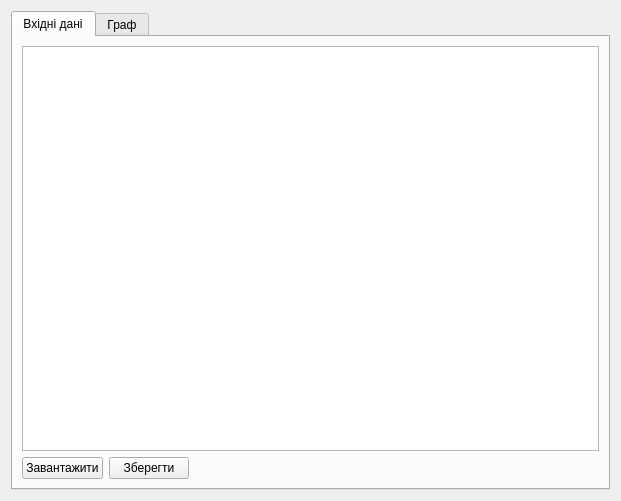
<?xml version="1.0" encoding="UTF-8"?>
<ui version="4.0">
 <class>Form</class>
 <widget class="QWidget" name="Form">
  <property name="geometry">
   <rect>
    <x>0</x>
    <y>0</y>
    <width>621</width>
    <height>501</height>
   </rect>
  </property>
  <property name="windowTitle">
   <string>Form1</string>
  </property>
  <layout class="QVBoxLayout" name="verticalLayout">
   <item>
    <widget class="QTabWidget" name="tabWidget">
     <property name="layoutDirection">
      <enum>Qt::LeftToRight</enum>
     </property>
     <property name="tabPosition">
      <enum>QTabWidget::North</enum>
     </property>
     <property name="currentIndex">
      <number>0</number>
     </property>
     <widget class="QWidget" name="tableTab">
      <attribute name="title">
       <string>Вхідні дані</string>
      </attribute>
      <layout class="QGridLayout" name="gridLayout_2">
       <item row="1" column="3">
        <spacer name="horizontalSpacer">
         <property name="orientation">
          <enum>Qt::Horizontal</enum>
         </property>
         <property name="sizeHint" stdset="0">
          <size>
           <width>297</width>
           <height>20</height>
          </size>
         </property>
        </spacer>
       </item>
       <item row="0" column="0" colspan="4">
        <widget class="QTableWidget" name="tableWidget">
         <property name="frameShape">
          <enum>QFrame::StyledPanel</enum>
         </property>
         <property name="sizeAdjustPolicy">
          <enum>QAbstractScrollArea::AdjustToContents</enum>
         </property>
         <property name="gridStyle">
          <enum>Qt::DotLine</enum>
         </property>
        </widget>
       </item>
       <item row="1" column="0">
        <widget class="QPushButton" name="importButton">
         <property name="text">
          <string>Завантажити</string>
         </property>
        </widget>
       </item>
       <item row="1" column="1">
        <widget class="QPushButton" name="saveButton">
         <property name="text">
          <string>Зберегти</string>
         </property>
        </widget>
       </item>
      </layout>
     </widget>
     <widget class="QWidget" name="tab_2">
      <attribute name="title">
       <string>Граф</string>
      </attribute>
      <widget class="QGroupBox" name="groupBox">
       <property name="geometry">
        <rect>
         <x>10</x>
         <y>330</y>
         <width>201</width>
         <height>91</height>
        </rect>
       </property>
       <property name="minimumSize">
        <size>
         <width>0</width>
         <height>91</height>
        </size>
       </property>
       <property name="maximumSize">
        <size>
         <width>16777215</width>
         <height>91</height>
        </size>
       </property>
       <property name="layoutDirection">
        <enum>Qt::LeftToRight</enum>
       </property>
       <property name="title">
        <string>Статистика</string>
       </property>
       <widget class="QLabel" name="label">
        <property name="geometry">
         <rect>
          <x>20</x>
          <y>20</y>
          <width>91</width>
          <height>31</height>
         </rect>
        </property>
        <property name="text">
         <string>Найбільше власне число:</string>
        </property>
        <property name="wordWrap">
         <bool>true</bool>
        </property>
       </widget>
       <widget class="QLabel" name="label_2">
        <property name="geometry">
         <rect>
          <x>20</x>
          <y>50</y>
          <width>91</width>
          <height>31</height>
         </rect>
        </property>
        <property name="text">
         <string>Кількість парних циклів:</string>
        </property>
        <property name="wordWrap">
         <bool>true</bool>
        </property>
       </widget>
       <widget class="QLineEdit" name="lambda_max">
        <property name="geometry">
         <rect>
          <x>130</x>
          <y>20</y>
          <width>61</width>
          <height>20</height>
         </rect>
        </property>
        <property name="sizePolicy">
         <sizepolicy hsizetype="Fixed" vsizetype="Fixed">
          <horstretch>0</horstretch>
          <verstretch>0</verstretch>
         </sizepolicy>
        </property>
       </widget>
       <widget class="QLineEdit" name="cycle_pair">
        <property name="geometry">
         <rect>
          <x>130</x>
          <y>50</y>
          <width>61</width>
          <height>20</height>
         </rect>
        </property>
        <property name="sizePolicy">
         <sizepolicy hsizetype="Fixed" vsizetype="Fixed">
          <horstretch>0</horstretch>
          <verstretch>0</verstretch>
         </sizepolicy>
        </property>
       </widget>
      </widget>
      <widget class="QScrollArea" name="scrollArea">
       <property name="geometry">
        <rect>
         <x>10</x>
         <y>10</y>
         <width>571</width>
         <height>311</height>
        </rect>
       </property>
       <property name="minimumSize">
        <size>
         <width>571</width>
         <height>311</height>
        </size>
       </property>
       <property name="maximumSize">
        <size>
         <width>571</width>
         <height>311</height>
        </size>
       </property>
       <property name="widgetResizable">
        <bool>true</bool>
       </property>
       <widget class="QWidget" name="scrollAreaWidgetContents">
        <property name="geometry">
         <rect>
          <x>0</x>
          <y>0</y>
          <width>569</width>
          <height>309</height>
         </rect>
        </property>
        <layout class="QVBoxLayout" name="verticalLayout_2">
         <item>
          <widget class="QLabel" name="graphView">
           <property name="text">
            <string>Image Here</string>
           </property>
          </widget>
         </item>
        </layout>
       </widget>
      </widget>
      <widget class="QGroupBox" name="groupBox_2">
       <property name="geometry">
        <rect>
         <x>220</x>
         <y>330</y>
         <width>114</width>
         <height>91</height>
        </rect>
       </property>
       <property name="minimumSize">
        <size>
         <width>0</width>
         <height>91</height>
        </size>
       </property>
       <property name="maximumSize">
        <size>
         <width>16777215</width>
         <height>91</height>
        </size>
       </property>
       <property name="layoutDirection">
        <enum>Qt::LeftToRight</enum>
       </property>
       <property name="title">
        <string>Стійкість</string>
       </property>
       <layout class="QVBoxLayout" name="verticalLayout_3">
        <item>
         <widget class="QCheckBox" name="checkBox">
          <property name="layoutDirection">
           <enum>Qt::RightToLeft</enum>
          </property>
          <property name="text">
           <string>- за значенням</string>
          </property>
         </widget>
        </item>
        <item>
         <widget class="QCheckBox" name="checkBox_2">
          <property name="layoutDirection">
           <enum>Qt::RightToLeft</enum>
          </property>
          <property name="text">
           <string>- за збуренням</string>
          </property>
         </widget>
        </item>
        <item>
         <widget class="QCheckBox" name="checkBox_3">
          <property name="layoutDirection">
           <enum>Qt::RightToLeft</enum>
          </property>
          <property name="text">
           <string>- структурна   </string>
          </property>
         </widget>
        </item>
       </layout>
      </widget>
      <widget class="QGroupBox" name="groupBox_3">
       <property name="geometry">
        <rect>
         <x>350</x>
         <y>330</y>
         <width>231</width>
         <height>91</height>
        </rect>
       </property>
       <property name="title">
        <string>Цикли</string>
       </property>
       <widget class="QPlainTextEdit" name="cycle">
        <property name="geometry">
         <rect>
          <x>10</x>
          <y>20</y>
          <width>211</width>
          <height>61</height>
         </rect>
        </property>
        <property name="plainText">
         <string/>
        </property>
       </widget>
      </widget>
      <widget class="QPushButton" name="save_image">
       <property name="geometry">
        <rect>
         <x>510</x>
         <y>430</y>
         <width>75</width>
         <height>23</height>
        </rect>
       </property>
       <property name="text">
        <string>Зберегти</string>
       </property>
      </widget>
     </widget>
    </widget>
   </item>
  </layout>
 </widget>
 <resources/>
 <connections>
  <connection>
   <sender>tabWidget</sender>
   <signal>currentChanged(int)</signal>
   <receiver>Form</receiver>
   <slot>pageChanged(int)</slot>
   <hints>
    <hint type="sourcelabel">
     <x>299</x>
     <y>221</y>
    </hint>
    <hint type="destinationlabel">
     <x>299</x>
     <y>224</y>
    </hint>
   </hints>
  </connection>
  <connection>
   <sender>save_image</sender>
   <signal>clicked()</signal>
   <receiver>Form</receiver>
   <slot>saveImage()</slot>
   <hints>
    <hint type="sourcelabel">
     <x>558</x>
     <y>472</y>
    </hint>
    <hint type="destinationlabel">
     <x>310</x>
     <y>250</y>
    </hint>
   </hints>
  </connection>
 </connections>
 <slots>
  <slot>pageChanged(int)</slot>
  <slot>saveImage()</slot>
 </slots>
</ui>
